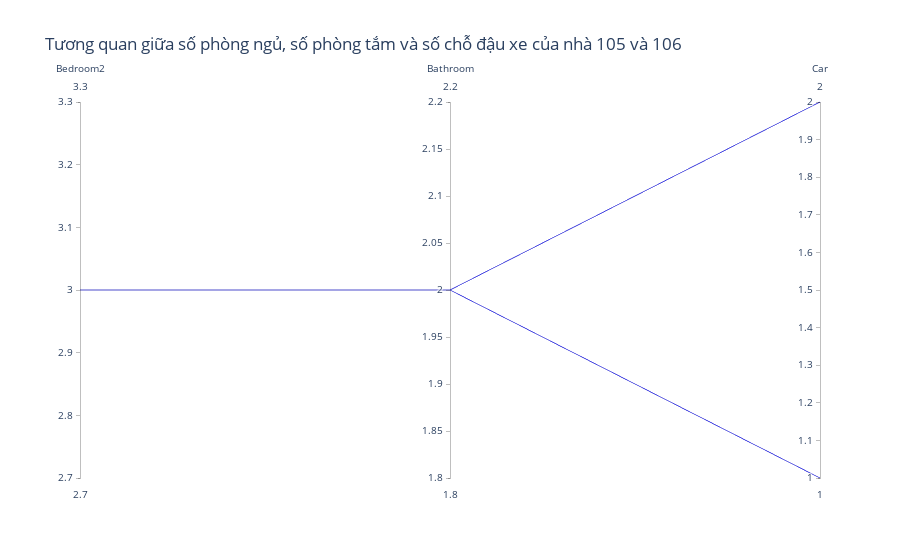

Notebook code cell kept with this figure:
### Code cell
import plotly.graph_objs as go

h105 = data.iloc[90][['Bedroom2', 'Bathroom', 'Car']]
h106 = data.iloc[91][['Bedroom2', 'Bathroom', 'Car']]

fig = go.Figure(data= go.Parcoords(
            line=dict(color='blue'),
            dimensions=list([
                dict(label='Bedroom2', values=[h105['Bedroom2'], h106['Bedroom2']]),
                dict(label='Bathroom', values=[h105['Bathroom'], h106['Bathroom']]),
                dict(label='Car', values=[h105['Car'], h106['Car']])
            ])
    )
)

fig.update_layout(
    title='Tương quan giữa số phòng ngủ, số phòng tắm và số chỗ đậu xe của nhà 105 và 106'
)

fig.show()

### Figure 1 — Plotly figure (JSON) as saved in the notebook; plotly's stock layout.template omitted (floating-point values rounded to 4 significant figures)
{"data": [{"dimensions": [{"label": "Bedroom2", "values": [3, 3]}, {"label": "Bathroom", "values": [2, 2]}, {"label": "Car", "values": [1, 2]}], "line": {"color": "blue"}, "type": "parcoords"}], "layout": {"title": {"text": "Tương quan giữa số phòng ngủ, số phòng tắm và số chỗ đậu xe của nhà 105 và 106"}}}
